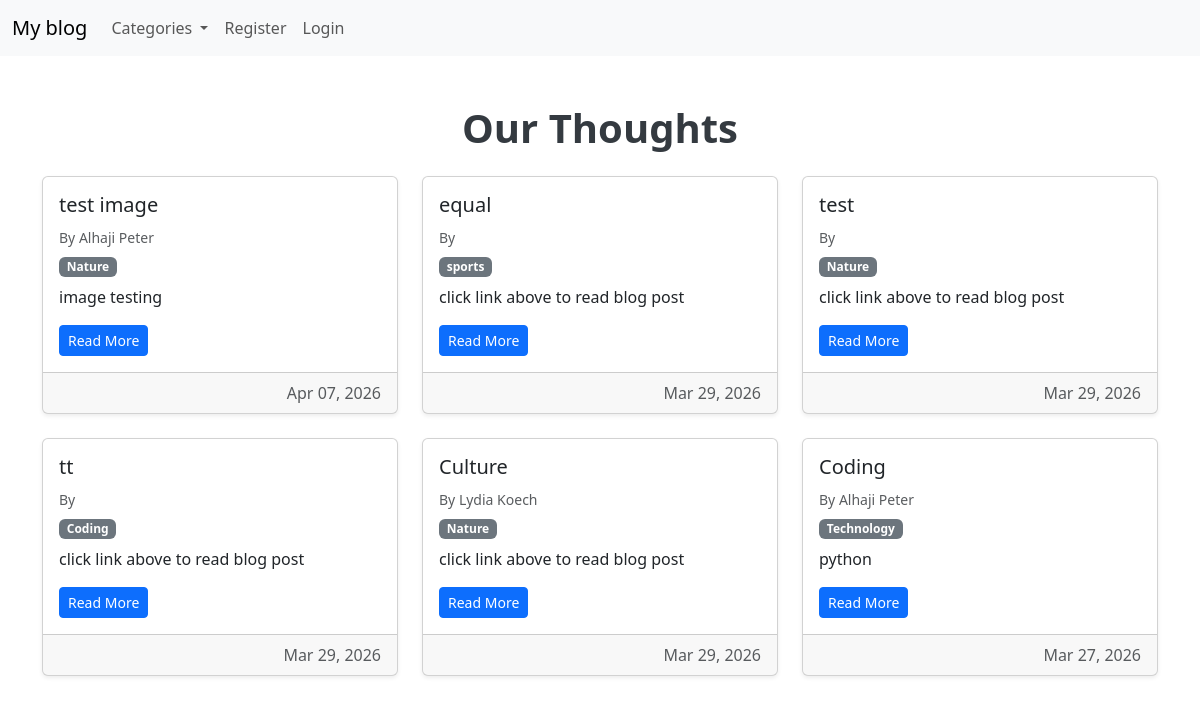
/, run on an earlier commit of the app's database.
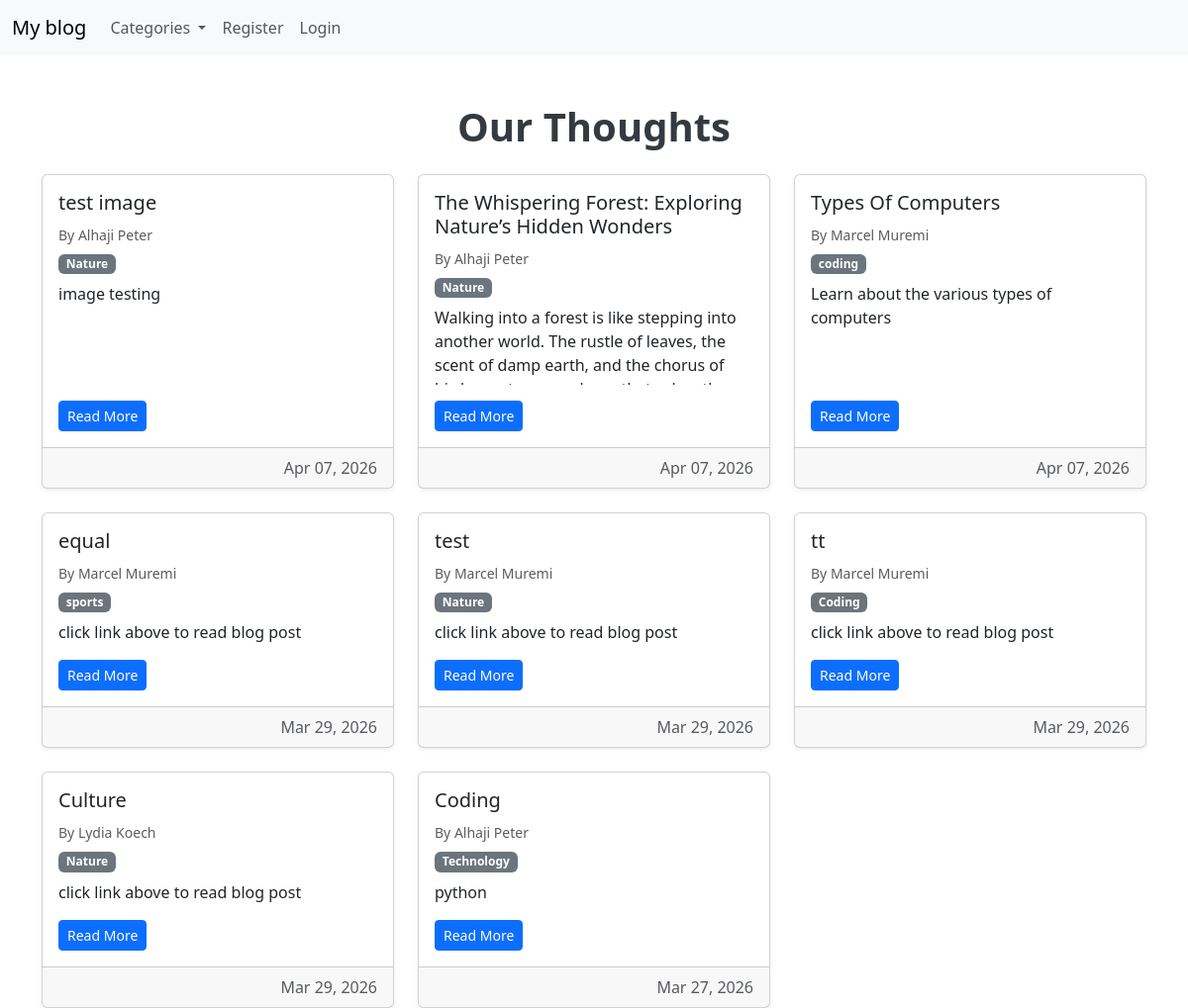
And on a later commit of the database.
### blog/models.py (models this page shows, shortened)
class Post(models.Model):
    title = models.CharField(max_length=30)
    header_image = models.ImageField(null=True, blank=True, upload_to="images/")
    title_tag = models.CharField(max_length=30)
    author = models.ForeignKey(User, on_delete=models.CASCADE)
    body = RichTextField(blank=True, null=True)
    post_date = models.DateField(auto_now_add=True)
    category = models.CharField(max_length=20)
    snippet = models.CharField(max_length=48)
    likes = models.ManyToManyField(User, related_name='blog_posts')
    updated_at = models.DateTimeField(auto_now=True)  # <-- tracks last update

### blog/views.py (the view)
# urls.py: path('', HomeView.as_view(), name="home"),
class HomeView(ListView):
    model = Post
    template_name = "home.html"
    ordering = ["-post_date"]
    def get_context_data(self, *args, **kwargs):
        cat_menu = Category.objects.all()
        context = super(HomeView, self).get_context_data(*args, **kwargs)
        context["cat_menu"] = cat_menu
        return context

### blog/models.py (called while the page is built)
    def __str__(self):
        return self.name

### blog/templates/home.html (shortened to what this page needs)
{% extends 'base.html' %}
{% block content %}
<div class="container mt-5">
    <h1 class="text-center mb-4" style="color:#343a40; font-weight:700;">Our Thoughts</h1>
    <div class="row g-4">
        {% for post in object_list %}
        <div class="col-md-6 col-lg-4">
            <div class="card h-100 shadow-sm d-flex flex-column">
                <div class="card-body d-flex flex-column">
                    <h5 class="card-title">{{ post.title }}</h5>
                    <p class="text-muted mb-1">
                        <small>
                            By {{ post.author.first_name }} {{ post.author.last_name }}
                        </small>
                    </p>
                    <a href="{% url 'category' post.category %}" style="text-decoration: none;">
                        <span class="badge bg-secondary mb-2">
                            {{ post.category }}
                        </span>
                    </a>
                    <p class="card-text" style="max-height: 80px; overflow: hidden;">
                        {{ post.snippet }}
                    </p>
                    <div class="mt-auto">
                        <a href="{% url 'article_detail' post.pk %}" class="btn btn-primary btn-sm">Read More</a>
                    </div>
                </div>
                <div class="card-footer text-muted text-end">
                    <smal>
                        {{ post.post_date|date:"M d, Y" }}
                    </smal>
                </div>
            </div>
        </div>
        {% endfor %}
    </div>
</div>
{% endblock %}

What changed in the data, as far as the page shows it:
added Post: title "The Whispering Forest: Exploring Nature’s Hidden Wonders", author.first_name "Alhaji", author.last_name "Peter", category "Nature", snippet "Walking into a forest is like stepping into another world. The rustle of leaves, the scent of damp earth, and the chorus of…", post_date "Apr 07, 2026"
added Post: title "Types Of Computers", author.first_name "Marcel", author.last_name "Muremi", category "coding", snippet "Learn about the various types of computers", post_date "Apr 07, 2026"
changed Post "equal": author.first_name (not shown) → "Marcel"; author.last_name (not shown) → "Muremi"
changed Post "test": author.first_name (not shown) → "Marcel"; author.last_name (not shown) → "Muremi"
changed Post "tt": author.first_name (not shown) → "Marcel"; author.last_name (not shown) → "Muremi"
